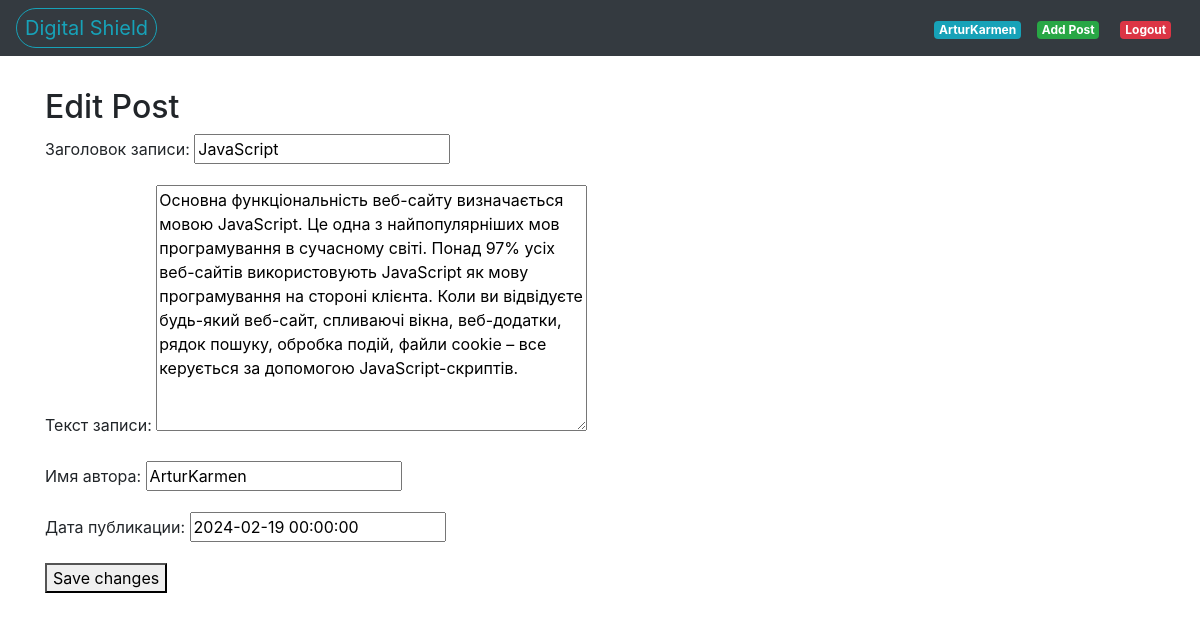
Page /edit_post/11/ (signed in) on the committed database.
### blog/models.py (models this page shows, shortened)
class Post(models.Model):
    title = models.CharField('Заголовок записи', max_length=150)
    description = models.TextField('Текст записи')
    author = models.CharField('Имя автора', max_length=100)
    date = models.DateField('Дата публикации')
    class Meta:
        verbose_name = 'Запись'
        verbose_name_plural = 'Записи'

### blog/views.py (the view)
# urls.py: path('edit_post/<int:pk>/', views.edit_post, name='edit_post'),
@login_required
def edit_post(request, pk):
    post = get_object_or_404(Post, pk=pk)
    if request.method == 'POST':
        form = PostForm(request.POST, instance=post)
        if form.is_valid():
            form.save()
            return redirect('post-detail', pk=post.pk)
    else:
        form = PostForm(instance=post)
    return render(request, 'blog/edit_post.html', {'form': form})

### blog/form.py
class PostForm(forms.ModelForm):
    class Meta:
        model = Post
        fields = ('title', 'description', 'author', 'date')
        widgets = {
            "title": TextInput(attrs={'placeholder': 'Title'}),
            "description": Textarea(attrs={'placeholder': 'Description'}),
            "author": TextInput(attrs={'placeholder': 'Author'}),
            "date": DateTimeInput(attrs={'placeholder': 'Date'}),
        }

### templates/blog/edit_post.html (shortened to what this page needs)
{% extends 'blog/base.html' %}
{% block content %}
    <h2>Edit Post</h2>
    <form method="post">
        {{ form.as_p }}
        <button type="submit">Save changes</button>
    </form>
{% endblock %}

### templates/blog/base.html (shortened to what this page needs)
{% load static %}
<!DOCTYPE html>
<html lang="en">
<head>
    <link rel="stylesheet" href="https://stackpath.bootstrapcdn.com/bootstrap/4.5.2/css/bootstrap.min.css">
</head>
<body>
<nav class="navbar navbar-expand-lg navbar-dark bg-dark">
    <a class="navbar-brand text-info border border-info rounded-pill px-2 py-1" href="/">Digital Shield</a>
    <div class="collapse navbar-collapse" id="navbarNav">
        <ul class="navbar-nav ml-auto">
            {% if user.is_authenticated %}
                <li class="nav-item">
                    <a class="nav-link" href="{% url 'profile' %}">
                        <span class="badge badge-info">{{ user.username }}</span>
                    </a>
                </li>
                <li class="nav-item">
                    <a class="nav-link" href="{% url 'create' %}">
                        <span class="badge badge-success">Add Post</span>
                    </a>
                </li>
                <li class="nav-item">
                    <form method="post" action="{% url 'logout' %}">
                        <button type="submit" class="btn"  style="margin-top: 2px;">
                            <span class="badge badge-danger">Logout</span>
                        </button>
                    </form>
                </li>
            {% else %}
                    <li class="nav-item">
                        <a class="nav-link" href="{% url 'login' %}">
                            <span class="badge badge-success">Login</span>
                        </a>
                    </li>
            {% endif %}
        </ul>
    </div>
</nav>
<div class="container mt-4">
    <div class="row">
        <div class="col-lg-12">
            {% block content %}
            {% endblock %}
        </div>
    </div>
</div>
</body>
</html>

### rows in the picture
Post: title "JavaScript", description "Основна функціональність веб-сайту визначається мовою JavaScript. Це одна з найпопулярніших мов програмування в сучасному світі. Понад 97% усіх веб-сайтів використовують JavaScript як мову програмування на стороні клієнта. Коли ви відвідуєте будь-який веб-сайт, спливаючі вікна, веб-додатки, рядок пошуку, обробка подій, файли cookie – все керується за допомогою JavaScript-скриптів.", author "ArturKarmen", date "2024-02-19 00:00:00"

### other values in the picture
{{ user.username }} "ArturKarmen"
